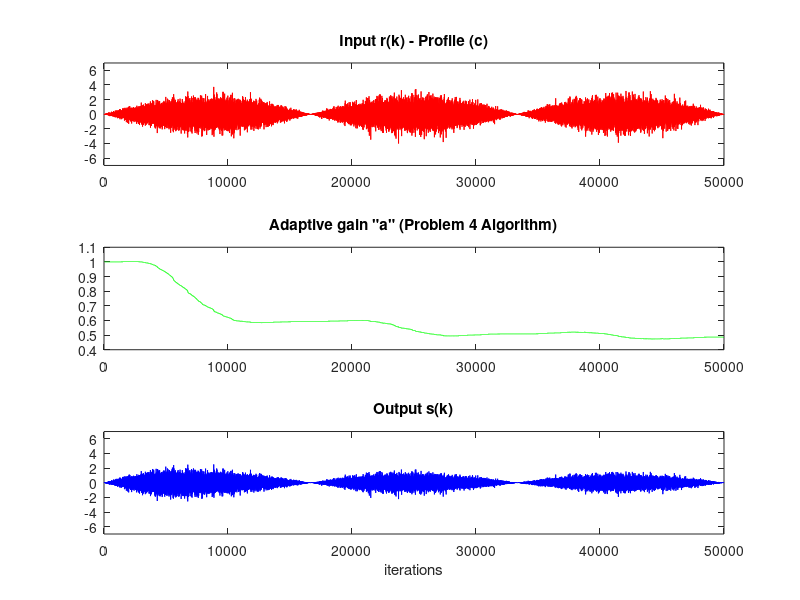

The MATLAB source for this figure:
% --- agcvsfading_prob4_c.m ---
% --- Tests the "Problem 4" algorithm on fading profile (c) ---

clear; clc;

% --- 1. Set up parameters (same as agcvsfading.m) ---
n=50000;
r=randn(n,1);

% --- THIS IS THE MODIFIED LINE FOR PART (c) ---
env=sin(3*pi*[1:n]'/n);     % Fading profile (c)
% --- End of modification ---

r=r.*env;
ds=0.5;
a=zeros(1,n); a(1)=1;
s=zeros(1,n);
mu=0.0001; % Using the smaller mu for this algorithm

% --- 2. Run the "Problem 4" loop ---
for k=1:n-1
  s(k)=a(k)*r(k);
  
  % --- MODIFIED UPDATE RULE from Problem 4 ---
  s_sq = s(k)^2;
  if abs(a(k)) < 1e-4
      update_term = 0;
  else
      update_term = (s_sq / a(k)) * (s_sq - ds);
  end
  a(k+1)=a(k)-mu*update_term;
  % --- End of modification ---
end

% --- 3. Plot the results (same as agcvsfading.m) ---
figure;
subplot(3,1,2), plot(a,'g') 
title('Adaptive gain "a" (Problem 4 Algorithm)')
subplot(3,1,1), plot(r,'r') 
axis([0,length(r),-7,7])
title('Input r(k) - Profile (c)')
subplot(3,1,3),plot(s,'b')
axis([0,length(r),-7,7])
title('Output s(k)')
xlabel('iterations')